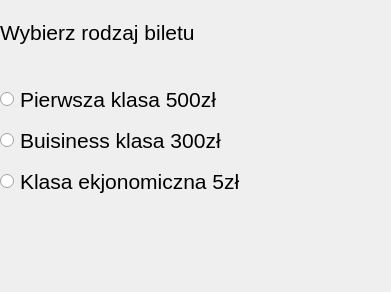
<?xml version="1.0" encoding="UTF-8"?>
<ui version="4.0">
 <class>Dialog</class>
 <widget class="QDialog" name="Dialog">
  <property name="geometry">
   <rect>
    <x>0</x>
    <y>0</y>
    <width>391</width>
    <height>292</height>
   </rect>
  </property>
  <property name="font">
   <font>
    <pointsize>16</pointsize>
   </font>
  </property>
  <property name="windowTitle">
   <string>Dialog</string>
  </property>
  <widget class="QWidget" name="verticalLayoutWidget">
   <property name="geometry">
    <rect>
     <x>0</x>
     <y>-10</y>
     <width>391</width>
     <height>301</height>
    </rect>
   </property>
   <layout class="QVBoxLayout" name="verticalLayout">
    <property name="spacing">
     <number>10</number>
    </property>
    <item>
     <widget class="QLabel" name="label">
      <property name="font">
       <font>
        <pointsize>16</pointsize>
       </font>
      </property>
      <property name="text">
       <string>Wybierz rodzaj biletu</string>
      </property>
     </widget>
    </item>
    <item>
     <widget class="QRadioButton" name="firstButton">
      <property name="text">
       <string>Pierwsza klasa 500zł</string>
      </property>
     </widget>
    </item>
    <item>
     <widget class="QRadioButton" name="businessButton">
      <property name="text">
       <string>Buisiness klasa 300zł</string>
      </property>
     </widget>
    </item>
    <item>
     <widget class="QRadioButton" name="economyButton">
      <property name="text">
       <string>Klasa ekjonomiczna 5zł</string>
      </property>
     </widget>
    </item>
    <item>
     <widget class="QLabel" name="resultLabel">
      <property name="text">
       <string/>
      </property>
     </widget>
    </item>
   </layout>
  </widget>
 </widget>
 <resources/>
 <connections/>
</ui>
